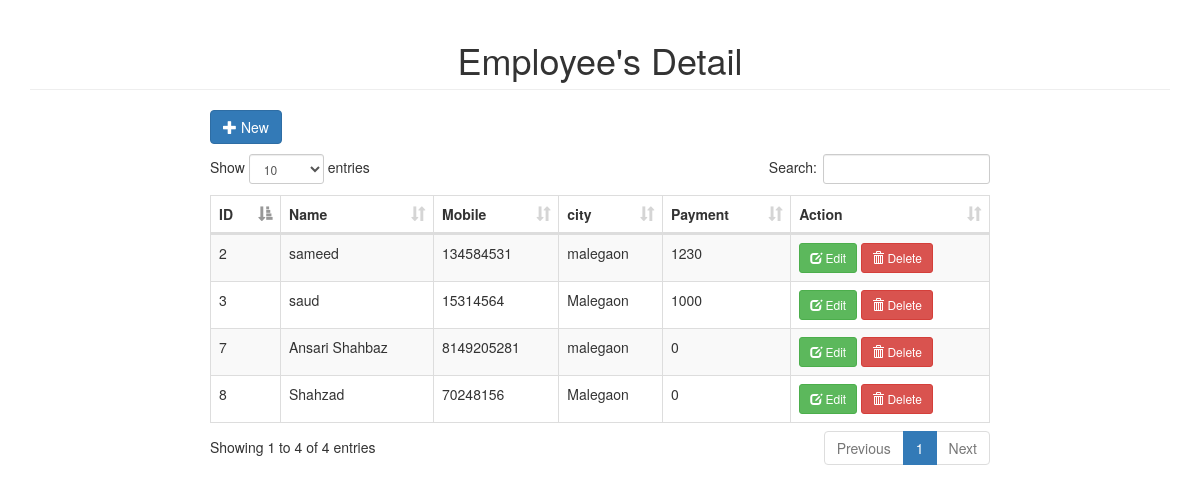
Page /employee/employee.php on the committed database.
### tables this page shows
CREATE TABLE `employee` (
  `id` int(11) NOT NULL,
  `emp_name` varchar(191) NOT NULL,
  `mobile` varchar(21) NOT NULL,
  `city` varchar(191) NOT NULL,
  `payment` int(11) NOT NULL,
  `time` timestamp NOT NULL DEFAULT current_timestamp()
);

### employee/employee.php (the view, shortened to what this page needs)
<!DOCTYPE html>
<html>
<head>
	<link rel="stylesheet" type="text/css" href="../bootstrap/css/bootstrap.min.css">
	<link rel="stylesheet" type="text/css" href="../datatable/dataTable.bootstrap.min.css">
</head>
<body>
<div class="container">
	<h1 class="page-header text-center">Employee's Detail</h1>
	<div class="row">
		<div class="col-sm-8 col-sm-offset-2">
			<div class="row">
				<a href="#addnew" data-toggle="modal" class="btn btn-primary"><span class="glyphicon glyphicon-plus"></span> New</a>
			</div>
			<div class="height10">
			</div>
			<div class="row">
				<table id="myTable" class="table table-bordered table-striped">
					<thead>
						<th>ID</th>
						<th>Name</th>
						<th>Mobile</th>
						<th>city</th>
						<th>Payment</th>
						<th>Action</th>
					</thead>
					<tbody>
						<?php
							include_once('connection.php');
							$sql = "SELECT * FROM employee";
							$query = $conn->query($sql);
							while($row = $query->fetch_assoc()){
								echo
								"<tr>
									<td>".$row['id']."</td>
									<td>".$row['emp_name']."</td>
									<td>".$row['mobile']."</td>
									<td>".$row['city']."</td>
									<td>".$row['payment']."</td>
									<td>
										<a href='#edit_".$row['id']."' class='btn btn-success btn-sm' data-toggle='modal'><span class='glyphicon glyphicon-edit'></span> Edit</a>
										<a href='#delete_".$row['id']."' class='btn btn-danger btn-sm' data-toggle='modal'><span class='glyphicon glyphicon-trash'></span> Delete</a>
									</td>
								</tr>";
							}
						?>
					</tbody>
				</table>
			</div>
		</div>
	</div>
</div>
</body>
</html>

### employee/employee.php (style rules this page uses)
.height10 { height:10px; }

### rows in the picture
employee: id "2", emp_name "sameed", mobile "134584531", city "malegaon", payment "1230"
employee: id "3", emp_name "saud", mobile "15314564", city "Malegaon", payment "1000"
employee: id "7", emp_name "Ansari Shahbaz", mobile "8149205281", city "malegaon", payment "0"
employee: id "8", emp_name "Shahzad", mobile "70248156", city "Malegaon", payment "0"
